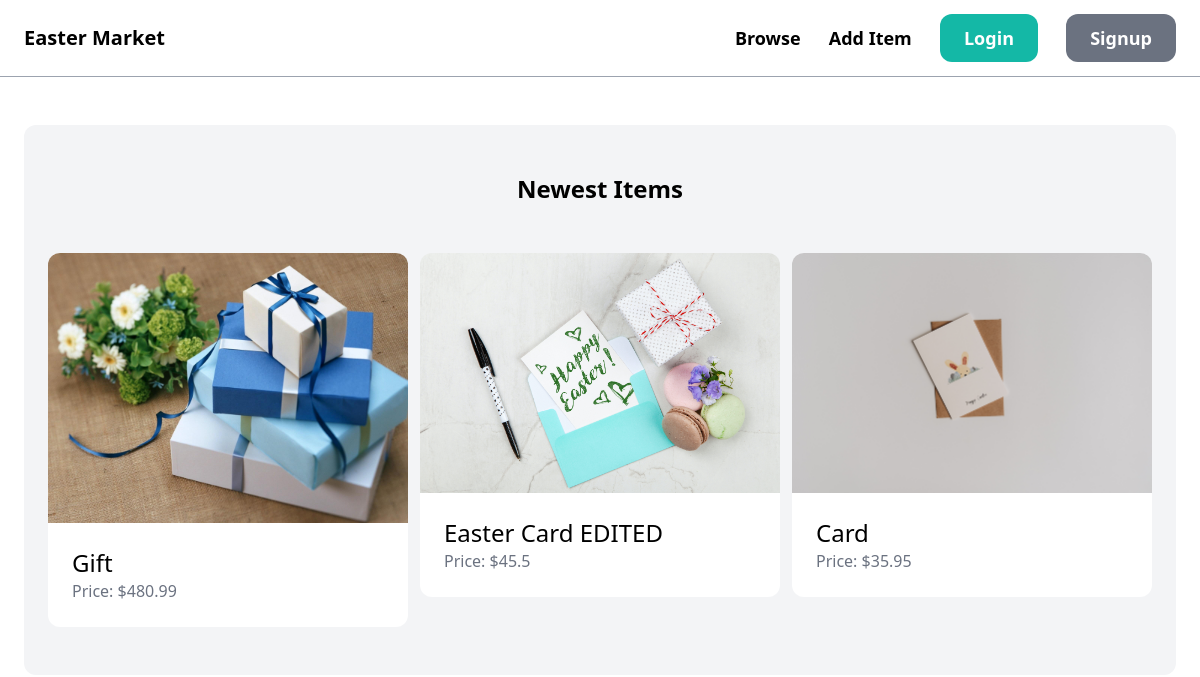
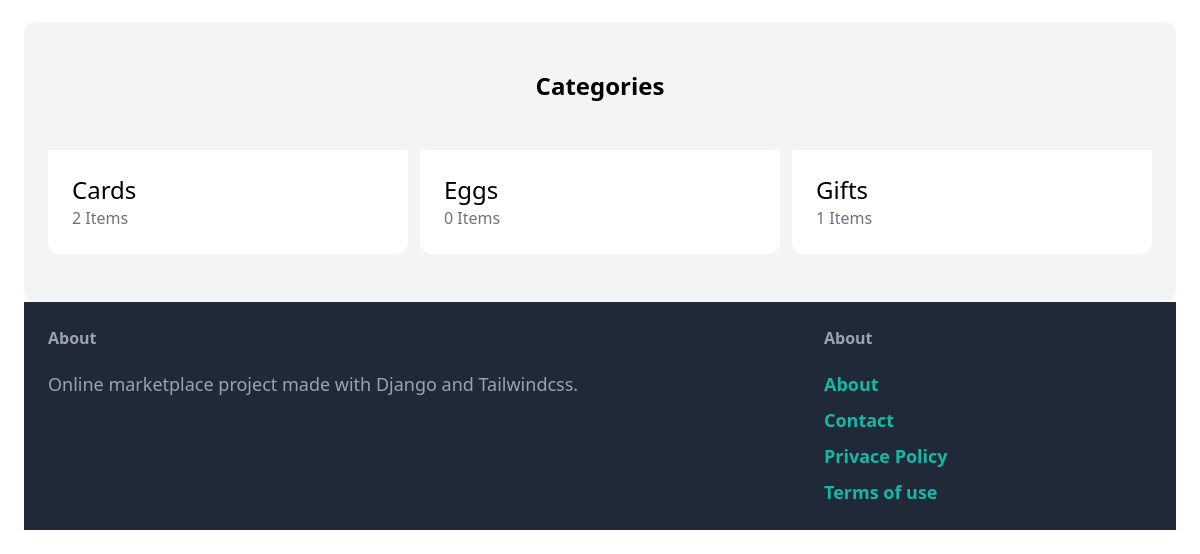
Before: / with the older database file (2 pictures, top to bottom).
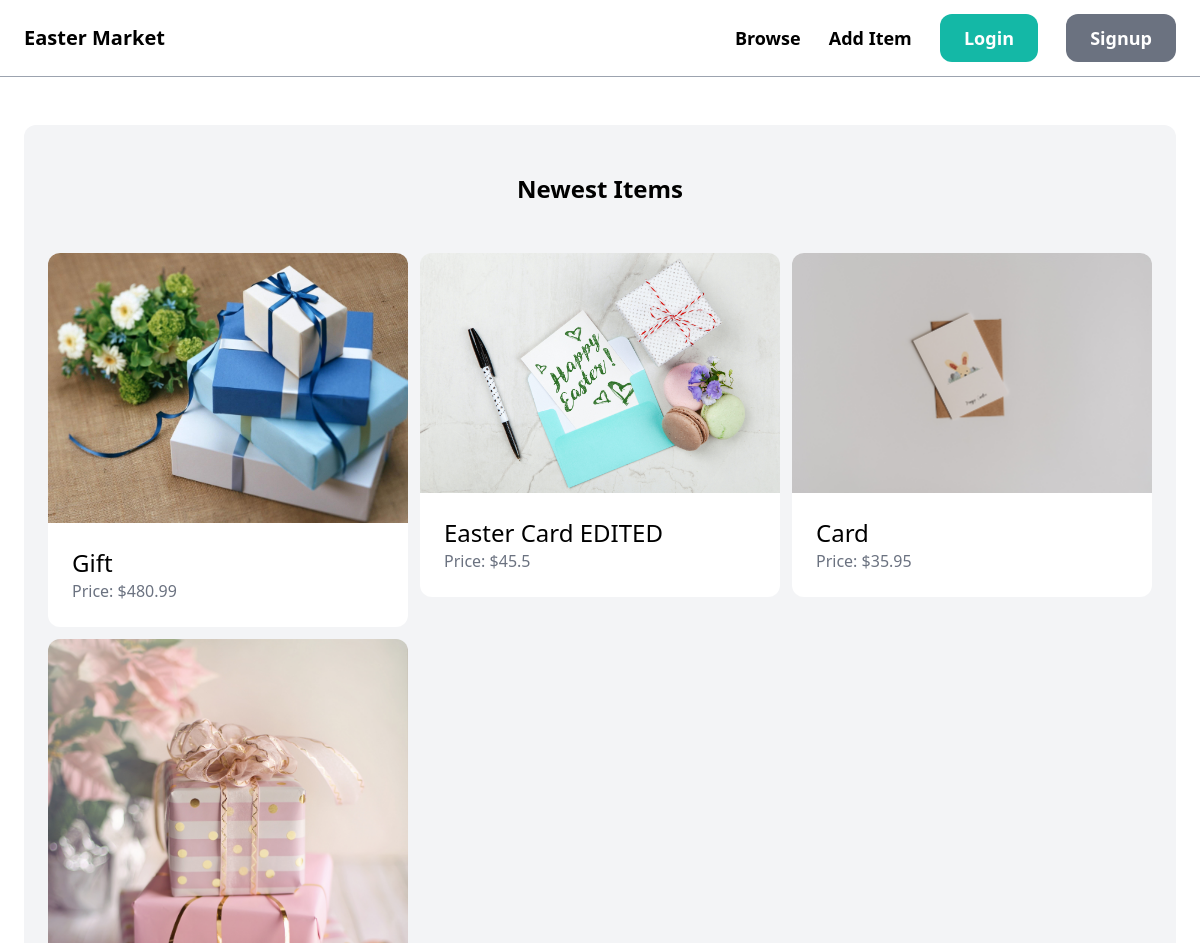
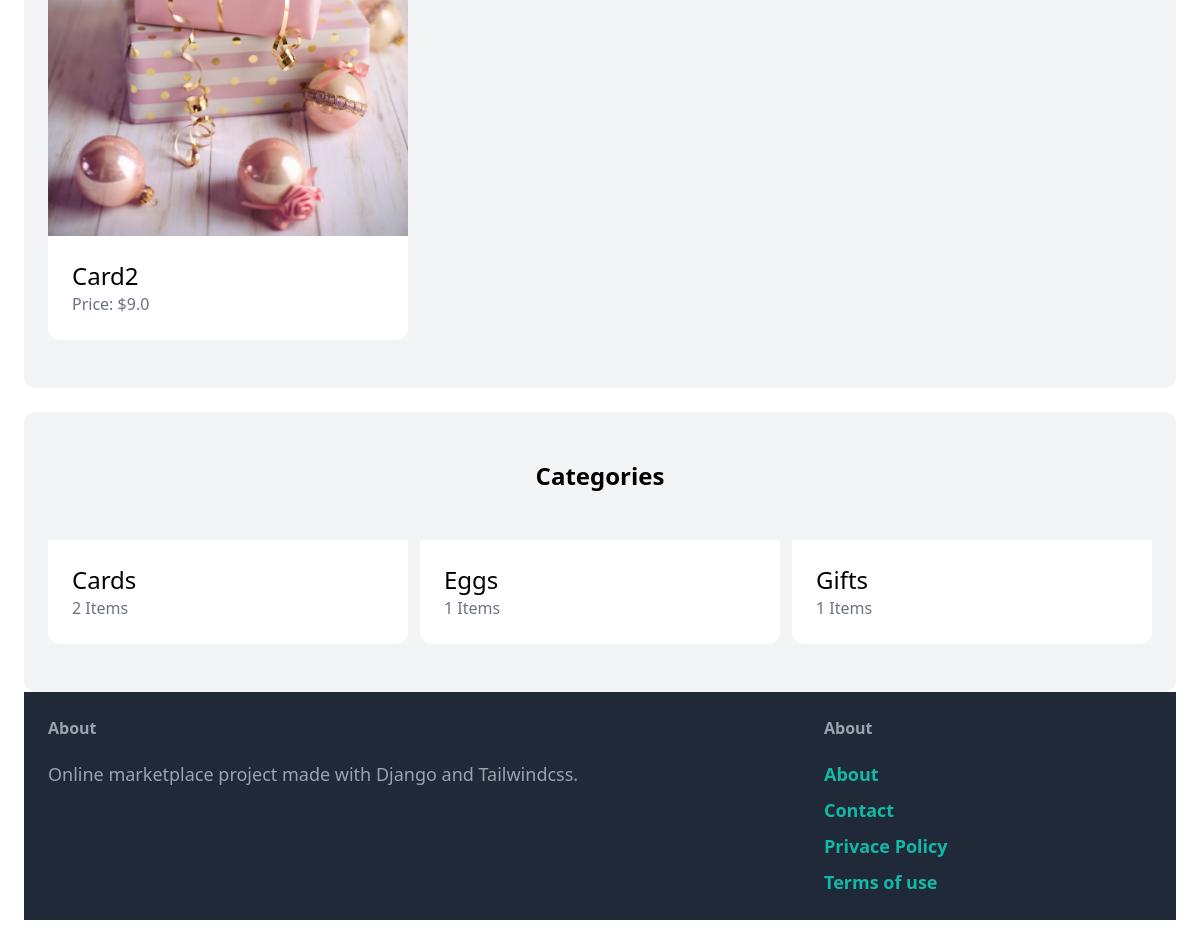
After: the same page with the newer database file (2 pictures, top to bottom).
### item/models.py (models this page shows, shortened)
class Item(models.Model):
    name = models.CharField(max_length=255)
    category = models.ForeignKey(Category, related_name="items", on_delete=models.CASCADE)
    description = models.TextField(blank=True, null=True)
    price = models.FloatField()
    image = models.ImageField(upload_to="items_images", blank=True, null=True)
    is_sold = models.BooleanField(default=False)
    created_by = models.ForeignKey(User, related_name="items", on_delete=models.CASCADE)
    created_at = models.DateTimeField(auto_now_add=True)

class Category(models.Model):
    name = models.CharField(max_length=255)
    class Meta:
        ordering = ("name",)
        verbose_name_plural = "Catagories"

### core/views.py (the view)
# urls.py: path('', views.index, name='index'),
def index(request):
    items = Item.objects.filter(is_sold=False)[0:6]
    categories = Category.objects.all()
    return render(request, 'core/index.html',
                  {'categories':categories,
                  'items':items,})

### core/templates/core/index.html (shortened to what this page needs)
{% extends 'core/base.html' %}
{%block content%}
   <div class="mt-6 px-6 py-12 bg-gray-100 rounded-xl">
        <h2 class="mb-12 text-2xl text-center font-bold">Newest Items</h2>
        <div class="grid grid-cols-3 gap-3">
            {%for item in items%}
                <div>
                    <a href="{% url 'item:detail' item.id %}">
                        <img src="{{item.image.url}}" class="rounded-t-xl">
                <div class="p-6 bg-white rounded-b-xl">
                    <h2 class="text-2xl">{{ item.name}}</h2>
                    <p class="text-gray-500">Price: ${{item.price}} </p>
                </div>
                    </a>
                </div>
            {% endfor %}
        </div>
    </div>
    <div class='mt-6 px-6 py-12 bg-gray-100 rounded-xl'>
        <h2 class="text-2xl mb-12 text-center font-bold">Categories</h2>
        <div class="grid gap-3 grid-cols-3 ">
            {%for category in categories%}
            <div class="p-6 bg-white rounded-b-xl">
                <h2 class="text-2xl">{{ category.name}}</h2>
                <p class="text-gray-500">{{category.items.count}} Items</p>
            </div>
            {%endfor%}
        </div>
{%endblock%}

Changed rows visible on the page:
added Item: image (picture), name "Card2", price "9.0"
computed for Category "Eggs": items.count "0" → "1"
